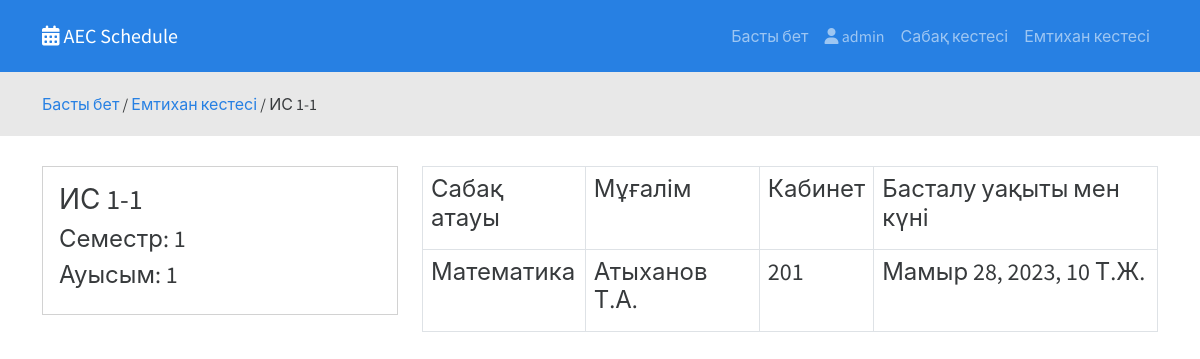
Page /schedule/exams/group/1/ (signed in) on the committed database.
### core/models.py (models this page shows, shortened)
class GroupStudy(models.Model):
    groupName = models.CharField("Топ атауы", max_length=255)
    position = models.ForeignKey(Position, on_delete=models.CASCADE, verbose_name="Ауысым")
    term = models.ForeignKey(Term, on_delete=models.CASCADE, verbose_name="Семестр")
    course = models.ForeignKey(Course, on_delete=models.CASCADE, verbose_name="Курс")
    class Meta:
        verbose_name = "Топ"
        verbose_name_plural = "Топтар"

class Term(models.Model):
    termName = models.CharField("Семестр", max_length=255)
    slug = models.SlugField(unique=True, editable=False, blank=True)
    class Meta:
        verbose_name = "Семестр"
        verbose_name_plural = "Семестрлер"

class Position(models.Model):
    positionName = models.CharField("Ауысым", max_length=255)
    slug = models.SlugField(unique=True, editable=False, blank=True)
    class Meta:
        verbose_name = "Ауысым"
        verbose_name_plural = "Ауысымдар"

class Exam(models.Model):
    group = models.ForeignKey(GroupStudy, on_delete=models.CASCADE, verbose_name="Топ")
    startDateTime = models.DateTimeField("Басталу күні мен уақыты", default=datetime.now)
    cabinet = models.ForeignKey(Cabinet, on_delete=models.CASCADE, verbose_name="Кабинет")
    subject = models.ForeignKey(Subject, on_delete=models.CASCADE, verbose_name="Пән")
    teacher = models.ForeignKey(Teacher, on_delete=models.CASCADE, verbose_name="Мұғалім")
    class Meta:
        verbose_name = "Емтихан кестесі"
        verbose_name_plural = "Емтихан кестесі"

class Subject(models.Model):
    subjectName = models.CharField("Пән аты", max_length=255)
    def __str__(self):
        return f"{self.subjectName}"
    class Meta:
        verbose_name = "Пән"
        verbose_name_plural = "Пәндер"

class Teacher(models.Model):
    teacherName = models.CharField("Мұғалім (Тегі А.)", max_length=255)
    def __str__(self):
        return f"{self.teacherName}"
    class Meta:
        verbose_name = "Мұғалім"
        verbose_name_plural = "Мұғалімдер"

class Cabinet(models.Model):
    cabinetName = models.CharField("Кабинет", max_length=255)
    def __str__(self):
        return f"{self.cabinetName}"
    class Meta:
        verbose_name = "Кабинет"
        verbose_name_plural = "Кабинеттер"

### core/views.py (the view)
# urls.py: path('schedule/exams/group/<int:pk>/', views.examDetail, name='examDetail'),
def examDetail(request, pk):
    group = get_object_or_404(GroupStudy, pk=pk)
    exams = Exam.objects.all()
    exams = exams.filter(group=group)
    return render(request, "exam-detail.html", {
        'exams': exams,
        'group': group,
    })

### core/templates/exam-detail.html (shortened to what this page needs)
{% extends 'base.html' %}
{% block content %}
{% if user.is_authenticated %}
    <div class="schedule">
        <div class="navigator">
            <div class="container">
                <span><a href="#">Басты бет</a> / <a href="#">Емтихан кестесі</a> / {{group.groupName}}</span>
            </div>
        </div>
        <div class="container">
            <div class="row">
                <div class="col-md-4">
                    <div class="card">
                        <div class="card-body">
                            <h3>{{group.groupName}}</h3>
                            <h4>Семестр: {{group.term.termName}}</h4>
                            <h4>Ауысым: {{group.position.positionName}}</h4>
                        </div>
                    </div>
                </div>
                <div class="col-md-8">
                    <table class="table table-bordered mb-2">
                        <tr>
                            <td><h4>Сабақ атауы</h4></td>
                            <td><h4>Мұғалім</h4></td>
                            <td><h4>Кабинет</h4></td>
                            <td><h4>Басталу уақыты мен күні</h4></td>
                        </tr>
                        {% for exam in exams %}
                        <tr>
                            <td><h4>{{exam.subject}}</h4></td>
                            <td><h4>{{exam.teacher}}</h4></td>
                            <td><h4>{{exam.cabinet}}</h4></td>
                            <td><h4>{{exam.startDateTime}}</h4></td>
                        </tr>
                        {% endfor %}
                    </table>
                </div>
            </div>
        </div>
    </div>
{% endif %}
{% endblock %}

### core/templates/base.html (shortened to what this page needs)
{% load static %}
<!DOCTYPE html>
<html lang="en">
<head>
    <link rel="stylesheet" href="{%  static './css/style.css' %}">
    <link rel="stylesheet" href="{% static './css/bootstrap.min.css' %}">
    <link rel="stylesheet" href="https://cdnjs.cloudflare.com/ajax/libs/font-awesome/6.4.0/css/all.min.css" />
</head>
<body>
    <header class="navbar pt-3 pb-3 navbar-expand-lg bg-primary navbar-dark">
        <div class="container">
          <a class="navbar-brand" href="#"><i class="fa-solid fa-calendar-days"></i> AEC Schedule</a>
          <div class="collapse navbar-collapse" id="navbarSupportedContent">
            <ul class="navbar-nav ms-auto mb-2 mb-lg-0">
                <li class="nav-item">
                    <a class="nav-link" href="{% url 'homePage' %}">Басты бет</a>
                </li>
                {% if user.is_authenticated %}
                <li class="nav-item dropdown">
                    <a class="nav-link" href="#" role="button" data-bs-toggle="dropdown" aria-expanded="false">
                        <i class="fa-solid fa-user"></i> {{ user.username }}
                    </a>
                </li>
                <li class="nav-item">
                    <a class="nav-link" href="{% url 'scheduleGroups' %}">Сабақ кестесі</a>
                </li>
                <li class="nav-item">
                    <a class="nav-link" href="{% url 'examGroups' %}">Емтихан кестесі</a>
                </li>
                {% endif %}
            </ul>
          </div>
        </div>
    </header>
    {% block content %}
    {% endblock %}
</body>
</html>

### core/static/css/style.css (style rules this page uses)
.navigator { padding: 20px 0; background-color: #e8e8e8; margin-bottom: 30px; }
.navigator a { text-decoration: none; }

### rows in the picture
GroupStudy: groupName "ИС 1-1", term.termName "1", position.positionName "1"
Exam: subject "Математика", teacher "Атыханов Т.А.", cabinet "201", startDateTime "Мамыр 28, 2023, 10 Т.Ж."

### other values in the picture
{{ user.username }} "admin"
